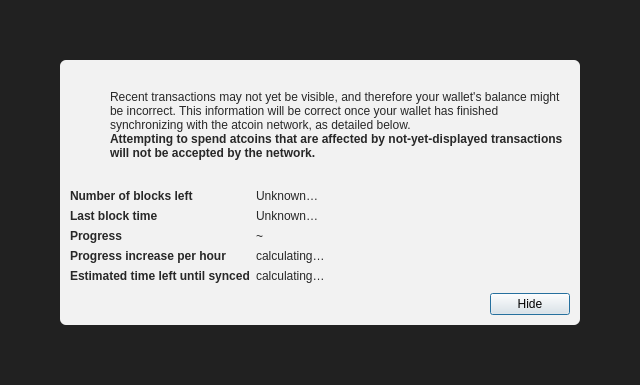
<?xml version="1.0" encoding="UTF-8"?>
<ui version="4.0">
 <class>ModalOverlay</class>
 <widget class="QWidget" name="ModalOverlay">
  <property name="geometry">
   <rect>
    <x>0</x>
    <y>0</y>
    <width>640</width>
    <height>385</height>
   </rect>
  </property>
  <property name="windowTitle">
   <string>Form</string>
  </property>
  <layout class="QVBoxLayout" name="verticalLayout" stretch="0">
   <property name="sizeConstraint">
    <enum>QLayout::SetDefaultConstraint</enum>
   </property>
   <property name="leftMargin">
    <number>0</number>
   </property>
   <property name="topMargin">
    <number>0</number>
   </property>
   <property name="rightMargin">
    <number>0</number>
   </property>
   <property name="bottomMargin">
    <number>0</number>
   </property>
   <item>
    <widget class="QWidget" name="bgWidget" native="true">
     <property name="styleSheet">
      <string notr="true">#bgWidget { background: rgba(0,0,0,220); }</string>
     </property>
     <layout class="QVBoxLayout" name="verticalLayoutMain" stretch="1">
      <property name="leftMargin">
       <number>60</number>
      </property>
      <property name="topMargin">
       <number>60</number>
      </property>
      <property name="rightMargin">
       <number>60</number>
      </property>
      <property name="bottomMargin">
       <number>60</number>
      </property>
      <item>
       <widget class="QWidget" name="contentWidget" native="true">
        <property name="styleSheet">
         <string notr="true">#contentWidget { background: rgba(255,255,255,240); border-radius: 6px; }

QLabel { color: rgb(40,40,40);  }</string>
        </property>
        <layout class="QVBoxLayout" name="verticalLayoutSub" stretch="1,0,0,0">
         <property name="spacing">
          <number>0</number>
         </property>
         <property name="leftMargin">
          <number>10</number>
         </property>
         <property name="topMargin">
          <number>10</number>
         </property>
         <property name="rightMargin">
          <number>10</number>
         </property>
         <property name="bottomMargin">
          <number>10</number>
         </property>
         <item>
          <layout class="QHBoxLayout" name="horizontalLayoutIconText" stretch="0,1">
           <property name="topMargin">
            <number>20</number>
           </property>
           <item>
            <layout class="QVBoxLayout" name="verticalLayoutIcon">
             <property name="leftMargin">
              <number>0</number>
             </property>
             <item>
              <widget class="QPushButton" name="warningIcon">
               <property name="enabled">
                <bool>false</bool>
               </property>
               <property name="text">
                <string/>
               </property>
               <property name="icon">
                <iconset>
                 <normaloff>:/icons/warning</normaloff>
                 <disabledoff>:/icons/warning</disabledoff>:/icons/warning</iconset>
               </property>
               <property name="iconSize">
                <size>
                 <width>48</width>
                 <height>48</height>
                </size>
               </property>
               <property name="flat">
                <bool>true</bool>
               </property>
              </widget>
             </item>
             <item>
              <spacer name="verticalSpacerWarningIcon">
               <property name="orientation">
                <enum>Qt::Vertical</enum>
               </property>
               <property name="sizeHint" stdset="0">
                <size>
                 <width>20</width>
                 <height>40</height>
                </size>
               </property>
              </spacer>
             </item>
            </layout>
           </item>
           <item>
            <layout class="QVBoxLayout" name="verticalLayoutInfoText">
             <property name="leftMargin">
              <number>0</number>
             </property>
             <property name="topMargin">
              <number>0</number>
             </property>
             <item>
              <widget class="QLabel" name="infoText">
               <property name="text">
                <string>Recent transactions may not yet be visible, and therefore your wallet's balance might be incorrect. This information will be correct once your wallet has finished synchronizing with the atcoin network, as detailed below.</string>
               </property>
               <property name="textFormat">
                <enum>Qt::RichText</enum>
               </property>
               <property name="wordWrap">
                <bool>true</bool>
               </property>
              </widget>
             </item>
             <item>
              <widget class="QLabel" name="infoTextStrong">
               <property name="font">
                <font>
                 <weight>75</weight>
                 <bold>true</bold>
                </font>
               </property>
               <property name="text">
                <string>Attempting to spend atcoins that are affected by not-yet-displayed transactions will not be accepted by the network.</string>
               </property>
               <property name="textFormat">
                <enum>Qt::RichText</enum>
               </property>
               <property name="wordWrap">
                <bool>true</bool>
               </property>
              </widget>
             </item>
             <item>
              <spacer name="verticalSpacerInTextSpace">
               <property name="orientation">
                <enum>Qt::Vertical</enum>
               </property>
               <property name="sizeHint" stdset="0">
                <size>
                 <width>20</width>
                 <height>40</height>
                </size>
               </property>
              </spacer>
             </item>
            </layout>
           </item>
          </layout>
         </item>
         <item>
          <spacer name="verticalSpacerAfterText">
           <property name="orientation">
            <enum>Qt::Vertical</enum>
           </property>
           <property name="sizeHint" stdset="0">
            <size>
             <width>20</width>
             <height>40</height>
            </size>
           </property>
          </spacer>
         </item>
         <item>
          <layout class="QFormLayout" name="formLayout">
           <property name="fieldGrowthPolicy">
            <enum>QFormLayout::FieldsStayAtSizeHint</enum>
           </property>
           <property name="horizontalSpacing">
            <number>6</number>
           </property>
           <property name="verticalSpacing">
            <number>6</number>
           </property>
           <property name="topMargin">
            <number>10</number>
           </property>
           <item row="0" column="0">
            <widget class="QLabel" name="labelNumberOfBlocksLeft">
             <property name="font">
              <font>
               <weight>75</weight>
               <bold>true</bold>
              </font>
             </property>
             <property name="text">
              <string>Number of blocks left</string>
             </property>
            </widget>
           </item>
           <item row="0" column="1">
            <widget class="QLabel" name="numberOfBlocksLeft">
             <property name="text">
              <string>Unknown…</string>
             </property>
            </widget>
           </item>
           <item row="1" column="0">
            <widget class="QLabel" name="labelLastBlockTime">
             <property name="font">
              <font>
               <weight>75</weight>
               <bold>true</bold>
              </font>
             </property>
             <property name="text">
              <string>Last block time</string>
             </property>
            </widget>
           </item>
           <item row="1" column="1">
            <widget class="QLabel" name="newestBlockDate">
             <property name="sizePolicy">
              <sizepolicy hsizetype="Maximum" vsizetype="Preferred">
               <horstretch>0</horstretch>
               <verstretch>0</verstretch>
              </sizepolicy>
             </property>
             <property name="text">
              <string>Unknown…</string>
             </property>
            </widget>
           </item>
           <item row="2" column="0">
            <widget class="QLabel" name="labelSyncDone">
             <property name="font">
              <font>
               <weight>75</weight>
               <bold>true</bold>
              </font>
             </property>
             <property name="text">
              <string>Progress</string>
             </property>
            </widget>
           </item>
           <item row="2" column="1">
            <layout class="QHBoxLayout" name="horizontalLayoutSync" stretch="0,1">
             <item>
              <widget class="QLabel" name="percentageProgress">
               <property name="text">
                <string notr="true">~</string>
               </property>
              </widget>
             </item>
            </layout>
           </item>
           <item row="4" column="0">
            <widget class="QLabel" name="labelProgressIncrease">
             <property name="font">
              <font>
               <weight>75</weight>
               <bold>true</bold>
              </font>
             </property>
             <property name="text">
              <string>Progress increase per hour</string>
             </property>
            </widget>
           </item>
           <item row="4" column="1">
            <widget class="QLabel" name="progressIncreasePerH">
             <property name="text">
              <string>calculating…</string>
             </property>
            </widget>
           </item>
           <item row="5" column="0">
            <widget class="QLabel" name="labelEstimatedTimeLeft">
             <property name="font">
              <font>
               <weight>75</weight>
               <bold>true</bold>
              </font>
             </property>
             <property name="text">
              <string>Estimated time left until synced</string>
             </property>
            </widget>
           </item>
           <item row="5" column="1">
            <widget class="QLabel" name="expectedTimeLeft">
             <property name="text">
              <string>calculating…</string>
             </property>
            </widget>
           </item>
          </layout>
         </item>
         <item>
          <layout class="QHBoxLayout" name="horizontalLayoutButtons">
           <property name="leftMargin">
            <number>10</number>
           </property>
           <property name="topMargin">
            <number>10</number>
           </property>
           <item>
            <spacer name="horizontalSpacer">
             <property name="orientation">
              <enum>Qt::Horizontal</enum>
             </property>
             <property name="sizeHint" stdset="0">
              <size>
               <width>40</width>
               <height>20</height>
              </size>
             </property>
            </spacer>
           </item>
           <item>
            <widget class="QPushButton" name="closeButton">
             <property name="text">
              <string>Hide</string>
             </property>
             <property name="shortcut">
              <string>Esc</string>
             </property>
             <property name="focusPolicy">
              <enum>Qt::StrongFocus</enum>
             </property>
             <property name="default">
              <bool>true</bool>
             </property>
            </widget>
           </item>
          </layout>
         </item>
        </layout>
       </widget>
      </item>
     </layout>
    </widget>
   </item>
  </layout>
 </widget>
 <resources/>
 <connections/>
</ui>
